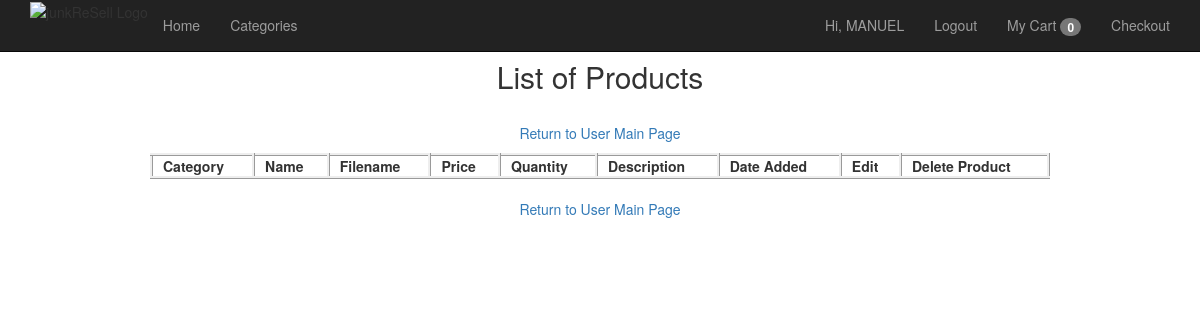
Before: /account/viewProducts.php (signed in) with the older database file.
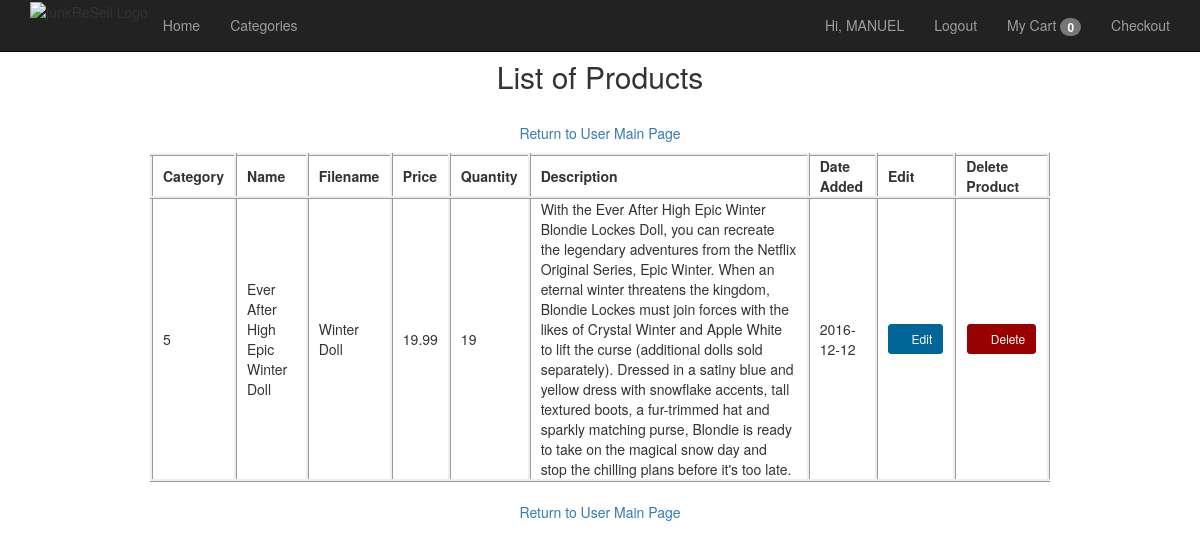
After: the same page with the newer database file.
### tables this page shows
CREATE TABLE `product` (
  `productID` int(11) NOT NULL,
  `categoryID` int(11) NOT NULL,
  `productName` varchar(100) NOT NULL,
  `addedBy` varchar(11) NOT NULL,
  `adminOrUserID` int(11) NOT NULL,
  `abbrvName` varchar(60) DEFAULT NULL,
  `productPrice` decimal(10,2) NOT NULL,
  `productQuantity` int(11) NOT NULL,
  `description` text NOT NULL,
  `dateAdded` date NOT NULL
);

### util/main.php (called while the page is built)
<?php
$uri = filter_input(INPUT_SERVER, 'REQUEST_URI', FILTER_SANITIZE_STRING);
$dirs = explode('/', $uri);
$app_path = '/' . $dirs[1] . '/';
?>

### cart/cart.php (called while the page is built, shortened)
<?php
class Cart{
    protected $cartContents = array();
    public function __construct(){
      $this->cartContents = !empty($_SESSION['cartContents'])?$_SESSION['cartContents']:NULL;
      if($this->cartContents === null){
        $this->cartContents = array('cartTotal' => 0, 'totalItems' => 0);
      }
    }
     public function totalItems(){
       return $this->cartContents['totalItems'];
     }
}

### account/viewProducts.php (the view, shortened to what this page needs)
<?php
    global $db;
    $userID = $_SESSION['userID'];
    $queryUser = "SELECT *
                     FROM product
                     WHERE adminOrUserID='$userID' AND addedBy='user' ORDER by categoryID ";
    $result = $db->prepare($queryUser);
    $result->execute();
    $products = $result->fetchAll();
?>
<?php require_once('../util/main.php'); ?>
<?php include '../view/header.php'; ?>
	<h2 align="center">List of Products</h2><br>
  <p align="center"><a href="index.php">Return to User Main Page</a></p>
	<table align="center">
	<tbody>
		<tr>
		  <td style="font-weight: bold;">Category</td>
		  <td style="font-weight: bold;">Name</td>
		  <td style="font-weight: bold;">Filename</td>
		  <td style="font-weight: bold;">Price</td>
		  <td style="font-weight: bold;">Quantity</td>
		  <td style="font-weight: bold;">Description</td>
	    <td style="font-weight: bold;">Date Added</td>
		  <td style="font-weight: bold;">Edit</td>
		  <td style="font-weight: bold;">Delete Product</td>
		</tr>
		<?php foreach ($products as $product) : ?>
			<tr>
			<td><?php echo $product['categoryID']; ?></td>
			<td><?php echo $product['productName']; ?></td>
			<td><?php echo $product['abbrvName']; ?></td>
			<td><?php echo $product['productPrice']; ?></td>
			<td><?php echo $product['productQuantity']; ?></td>
			<td><?php echo $product['description']; ?></td>
			<td><?php echo $product['dateAdded']; ?></td>
			<td align="center" style="padding-top: 4px; padding-bottom: 4px;">
				<a href="editProduct.php?id=<?php echo $product['abbrvName']; ?>" class="btn btn-default btn-sm"
					style="background-color:#006699; color:white; border-color:#006699">
          		<span class="glyphicon glyphicon-edit"></span> Edit</a></td>
			<td align="center" style="padding-top: 4px; padding-bottom: 4px;">
				<a href="deleteProduct.php?id=<?php echo $product['abbrvName']; ?>" class="btn btn-default btn-sm"
					style="background-color:#990000; color:white; border-color:#990000">
          		<span class="glyphicon glyphicon-trash"></span> Delete</a></td>
			</tr>
		<?php endforeach; ?></p>
	</tbody>
	</table>
	<br><p align="center"><a href="index.php">Return to User Main Page</a></p>
</body>
</html>

### view/header.php (shortened to what this page needs)
<?php
$activePage = dirname($_SERVER['PHP_SELF']) . "/" . basename($_SERVER['PHP_SELF'], ".php");
?>
<!DOCTYPE html>
<html>
  <head>
    <link rel="stylesheet" type="text/css"
          href="<?php echo $app_path ?>assets/bootstrap/css/bootstrap.min.css">
    <link rel="stylesheet" type="text/css"
                href="<?php echo $app_path ?>assets/css/main.css">
  </head>
  <body>
      <header>
        <nav class="navbar navbar-inverse navbar-fixed-top">
          <div class="container">
            <ul class="nav navbar-nav">
              <?php
                if (isset($_SESSION['user'])) :
              ?>
              <li>
                <img src="<?php echo $app_path ?>/assets/logo.png" alt="junkReSell Logo" width="100px" align="middle">
              </li>
              <li class="<?= ($activePage == '/junkReSell/index') ? 'active':'';?>">
                <a href="<?php echo $app_path ?>index.php">Home</a>
              </li>
              <li class="<?= ($activePage == '/junkReSell//category/categories') ? 'active':'';?>">
                <a href="<?php echo $app_path ?>/category/categories.php">Categories</a>
              </li>
              <?php endif; ?>
            </ul>
            <ul class="nav navbar-nav navbar-right">
              <?php
                if (isset($_SESSION['user'])) :
              ?>
                <li class="<?= ($activePage == '/junkReSell/account/index') ? 'active':'';?>">
                  <?php $user = $_SESSION['firstname'] ?>
                  <a href="<?php echo $app_path ?>account/index.php">Hi, <?php echo $user ?></a>
                </li>
                <li><a href="<?php echo $app_path ?>account/logout.php">Logout</a></li>
              <?php endif; ?>
                <li class="<?= ($activePage == '/junkReSell/cart/viewCart') ? 'active':'';?>">
                  <a href="<?php echo $app_path ?>cart/viewCart.php">
                    <?php
                      include($_SERVER['DOCUMENT_ROOT'].'/junkReSell/cart/cart.php');
                       $cart = new Cart;
                       $cartNumOfItems = $cart->totalItems();
                    ?>
                    My Cart <span class="badge" id="comparison-count"><?php echo $cartNumOfItems ?></span>
                    </a>
                </li>
                <li class="<?= ($activePage == '/junkReSell/cart/checkout') ? 'active':'';?>">
                  <a href="<?php echo $app_path ?>cart/checkout.php">Checkout</a>
                </li>
            </ul>
         </div>
        </nav>
      </header>

### view/header.php (style rules this page uses)
body { padding-top: 40px; }

### account/viewProducts.php (style rules this page uses)
td { border-style: inset; padding-left: 10px; padding-right: 10px; }
table { width:75%; }

Changed rows visible on the page:
added product: categoryID "5", productName "Ever After High Epic Winter Doll", abbrvName "Winter Doll", productPrice "19.99", productQuantity "19", description "With the Ever After High Epic Winter Blondie Lockes Doll, you can recreate the legendary adventures from the Netflix Original Series, Epic Winter. When an eternal winter threatens the kingdom, Blondie Lockes must join forces with the likes of Crystal Winter and Apple White to lift the curse (additional dolls sold separately). Dressed in a satiny blue and yellow dress with snowflake accents, tall textured boots, a fur-trimmed hat and sparkly matching purse, Blondie is ready to take on the magical snow day and stop the chilling plans before it's too late.", dateAdded "2016-12-12"
